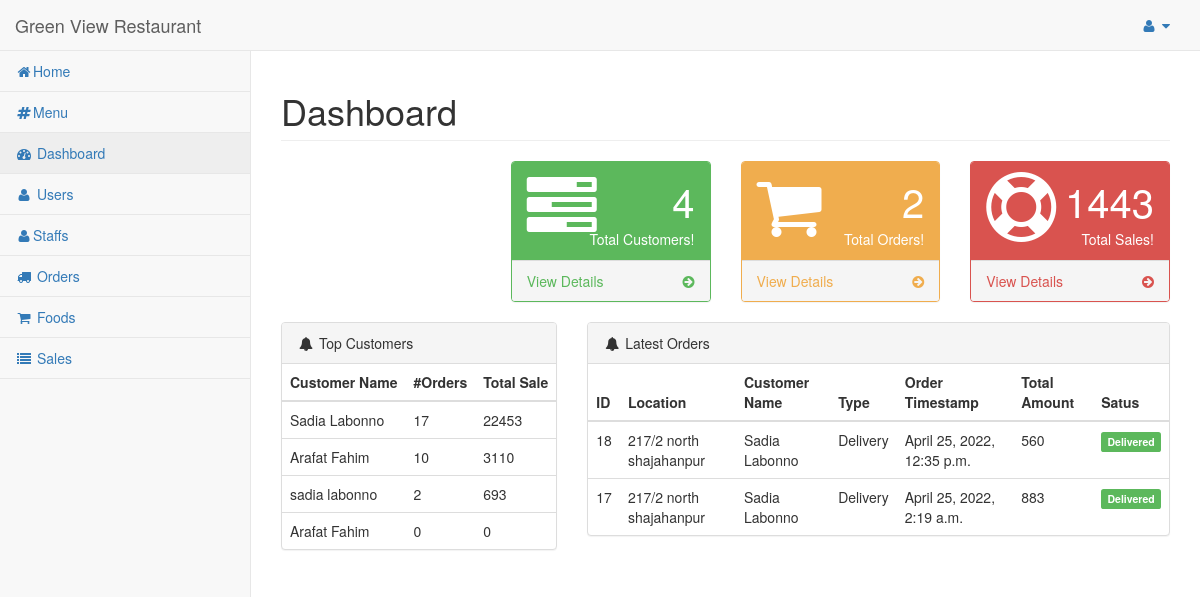
/dashboard/admin/ (signed in), run on an earlier commit of the app's database.
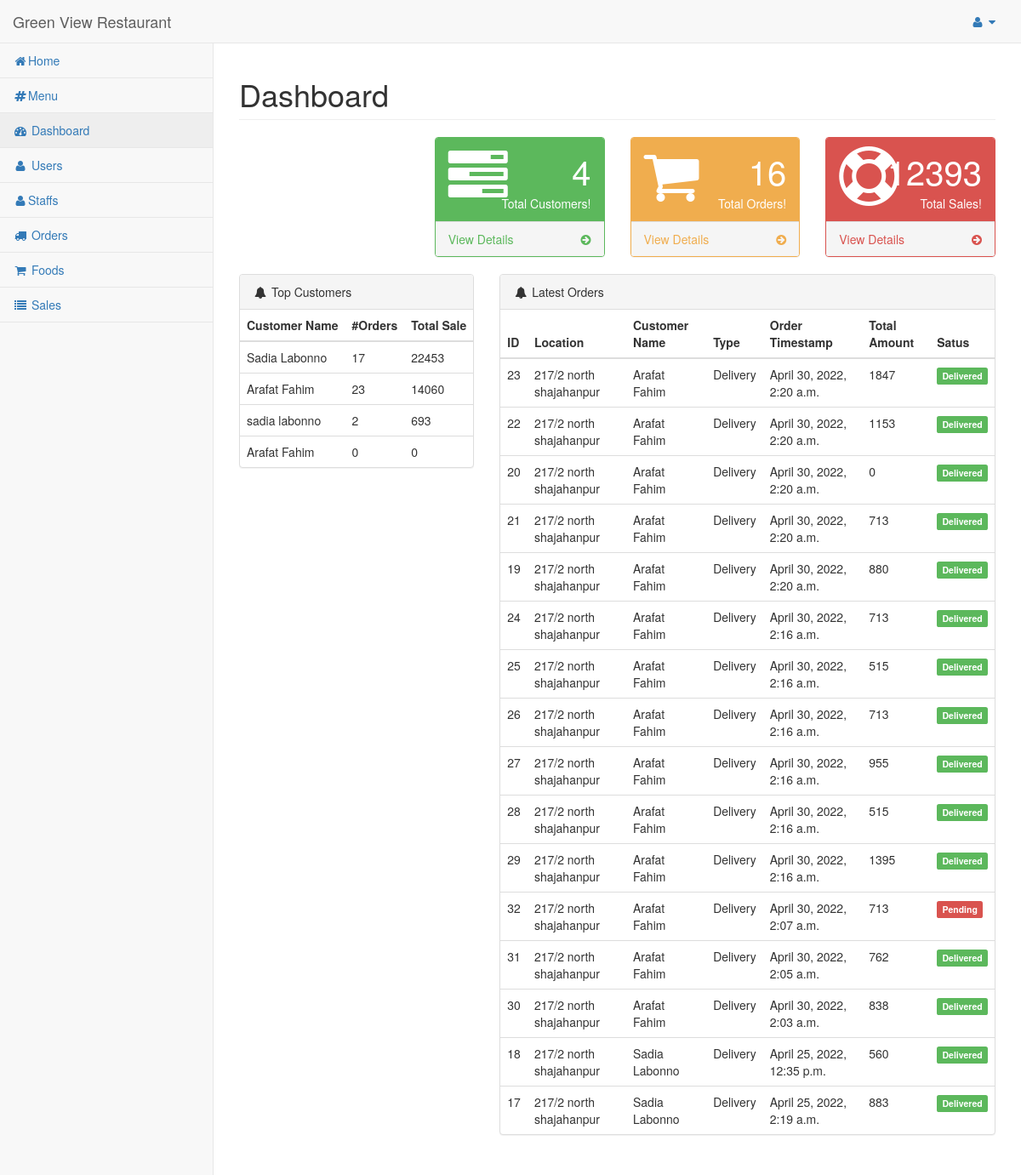
And on a later commit of the database.
### hotel/models.py (models this page shows, shortened)
class Customer(models.Model):
    pending = 'Pending'
    verified = 'Verified'
    STATUS = (
        (pending, pending),
        (verified, verified),
    )
    customer = models.ForeignKey(User, on_delete=models.CASCADE)
    address = models.TextField()
    referal_code = models.CharField(max_length=10)
    contact = models.CharField(max_length=10)
    orders = models.IntegerField(default=0)
    total_sale = models.IntegerField(default=0)
    status = models.CharField(max_length=50, choices=STATUS)

class Order(models.Model):
    pending = 'Pending'
    completed = 'Completed'
    STATUS = (
        (pending, pending),
        (completed, completed),
    )
    PAYMENT = (
        ('Cash On Delivery', 'Cash On Delivery'),
        ('Online Payment', 'Online Payment'),
    )
    pickup = 'PickUp'
    delivery = 'Delivery'
    TYPE = (
        (pickup, pickup),
        (delivery, delivery),
    )
    customer = models.ForeignKey(Customer, on_delete=models.CASCADE)
    order_timestamp = models.DateTimeField(auto_now_add=True)
    delivery_timestamp = models.DateTimeField(auto_now=True)
    order_items = models.ManyToManyField(Cart)
    food_items = models.TextField(null=True)
    food_price = models.TextField(null=True)
    payment_id = models.CharField(max_length=264, blank=True, null=True)
    payment_status = models.CharField(max_length=100, choices=STATUS)
    delivery_status = models.CharField(max_length=100, choices=STATUS)
    if_cancelled = models.BooleanField(default=False)
    cancelled_reason = models.TextField(blank=True, null=True)
    refund_request = models.BooleanField(default=False)
    total_amount = models.IntegerField(blank=True, null=True)
    payment_method = models.CharField(max_length=100, choices=PAYMENT, default='Cash On Delivery')
    payment_type = models.TextField(null=True, blank=True)
    location = models.CharField(max_length=200, blank=True, null=True)
    delivery_boy = models.ForeignKey(Staff, on_delete=models.CASCADE, null=True, blank=True)

### hotel/views.py (the view)
# urls.py: url(r'^dashboard/admin/$', views.dashboard_admin, name='dashboard_admin'),
@login_required
@staff_member_required
def dashboard_admin(request):
    comments = Comment.objects.count()
    orders = Order.objects.count()
    customers = Customer.objects.count()
    completed_orders = Order.objects.filter(payment_status="Completed")
    top_customers = Customer.objects.filter().order_by('-total_sale')
    latest_orders = Order.objects.filter().order_by('-order_timestamp')
    datas = Data.objects.filter().order_by('date')
    sales = 0
    for order in completed_orders:
        sales += order.total_amount
    context = {
        'comments': comments,
        'orders': orders,
        'customers': customers,
        'sales': sales,
        'top_customers': top_customers,
        'latest_orders': latest_orders,
        'datas': datas,
    }
    return render(request, 'admin_temp/index.html', context)

### hotel/templates/admin_temp/index.html (shortened to what this page needs)
{% load static %}
{% include "includes/base.html" %}
{% block main %}
<div id="page-wrapper">
    <div class="row">
        <div class="col-lg-12">
            <h1 class="page-header">Dashboard</h1>
        </div>
    </div>
    <div class="row">
        <div class="col-lg-3 col-md-6">
        </div>
        <div class="col-lg-3 col-md-6">
            <div class="panel panel-green">
                <div class="panel-heading">
                    <div class="row">
                        <div class="col-xs-3">
                            <i class="fa fa-tasks fa-5x"></i>
                        </div>
                        <div class="col-xs-9 text-right">
                            <div class="huge">{{customers}}</div>
                            <div>Total Customers!</div>
                        </div>
                    </div>
                </div>
                <a href="{% url 'hotel:users_admin' %}">
                    <div class="panel-footer">
                        <span class="pull-left">View Details</span>
                        <span class="pull-right">
                            <i class="fa fa-arrow-circle-right"></i>
                        </span>
                        <div class="clearfix"></div>
                    </div>
                </a>
            </div>
        </div>
        <div class="col-lg-3 col-md-6">
            <div class="panel panel-yellow">
                <div class="panel-heading">
                    <div class="row">
                        <div class="col-xs-3">
                            <i class="fa fa-shopping-cart fa-5x"></i>
                        </div>
                        <div class="col-xs-9 text-right">
                            <div class="huge">{{orders}}</div>
                            <div>Total Orders!</div>
                        </div>
                    </div>
                </div>
                <a href="{% url 'hotel:orders_admin' %}">
                    <div class="panel-footer">
                        <span class="pull-left">View Details</span>
                        <span class="pull-right">
                            <i class="fa fa-arrow-circle-right"></i>
                        </span>
                        <div class="clearfix"></div>
                    </div>
                </a>
            </div>
        </div>
        <div class="col-lg-3 col-md-6">
            <div class="panel panel-red">
                <div class="panel-heading">
                    <div class="row">
                        <div class="col-xs-3">
                            <i class="fa fa-support fa-5x"></i>
                        </div>
                        <div class="col-xs-9 text-right">
                            <div class="huge">{{sales}}</div>
                            <div>Total Sales!</div>
                        </div>
                    </div>
                </div>
                <a href="{% url 'hotel:sales_admin' %}">
                    <div class="panel-footer">
                        <span class="pull-left">View Details</span>
                        <span class="pull-right">
                            <i class="fa fa-arrow-circle-right"></i>
                        </span>
                        <div class="clearfix"></div>
                    </div>
                </a>
            </div>
        </div>
    </div>
            <div class="row">
                <div class="col-lg-4">
                    <div class="panel panel-default">
                        <div class="panel-heading">
                            <i class="fa fa-bell fa-fw"></i> Top Customers
                        </div>
                        <table class="table">
                          <thead>
                            <tr>
                              <th scope="col">Customer Name</th>
                              <th scope="col">#Orders</th>
                              <th scope="col">Total Sale</th>
                            </tr>
                          </thead>
                          <tbody>
                            {% for customer in top_customers %}
                            <tr>
                              <td>{{customer.customer.first_name}} {{customer.customer.last_name}}</td>
                              <td>{{customer.orders}}</td>
                              <td>{{customer.total_sale}}</td>
                            </tr>
                            {% endfor %}
                          </tbody>
                        </table>
                    </div>
                </div>
                <div class="col-lg-8">
                    <div class="panel panel-default">
                        <div class="panel-heading">
                            <i class="fa fa-bell fa-fw"></i> Latest Orders
                        </div>
                        <table class="table">
                          <thead>
                            <tr>
                              <th scope="col">ID</th>
                              <th scope="col">Location</th>
                              <th scope="col">Customer Name</th>
                              <th scope="col">Type</th>
                              <th scope="col">Order Timestamp</th>
                              <th scope="col">Total Amount</th>
                              <th scope="col">Satus</th>
                            </tr>
                          </thead>
                          <tbody>
                            {% for order in latest_orders %}
                            <tr>
                              <td>{{order.id}}</td>
                              <td>{{order.location}}</td>
                              <td>{{order.customer.customer.first_name}} {{order.customer.customer.last_name}}</td>
                              <td>Delivery</td>
                              <td>{{order.order_timestamp}}</td>
                              <td>{{order.total_amount}}</td>
                              <td>
                                  {% if order.delivery_status == "Completed" %}
                                    <span class="label label-success">Delivered</span>
                                  {% elif order.delivery_status == "Processing" %}
                                    <span class="label label-warning">Processing</span>
                                  {% else %}
                                    <span class="label label-danger">Pending</span>
                                  {% endif %}
                              </td>
                            </tr>
                            {% endfor %}
                          </tbody>
                        </table>
                    </div>
                </div>
            </div>
           <div id="chart_div" style="width: 100%; height: 500px;"></div>
        </div>
{% endblock %}
{% include "includes/scripts.html" %}

### hotel/templates/includes/base.html (shortened to what this page needs)
{% load static %}
<!DOCTYPE html>
<html lang="en">
<head>
    <link href="{% static 'vendor/bootstrap/css/bootstrap.min.css' %}" rel="stylesheet">
    <link href="{% static 'vendor/metisMenu/metisMenu.min.css'%}" rel="stylesheet">
    <link href="{% static 'dist/css/sb-admin-2.css'%}" rel="stylesheet">
    <link href="{% static 'vendor/morrisjs/morris.css'%}" rel="stylesheet">
    <link href="{% static 'vendor/font-awesome/css/font-awesome.min.css'%}" rel="stylesheet" type="text/css">
</head>
<body>
    <div id="wrapper">
    <nav class="navbar navbar-default navbar-static-top" role="navigation" style="margin-bottom: 0">
        <div class="navbar-header">
            <a class="navbar-brand" href="{% url 'hotel:index' %}">Green View Restaurant</a>
        </div>
        <ul class="nav navbar-top-links navbar-right">
            <li class="dropdown">
                <a class="dropdown-toggle" data-toggle="dropdown" href="#">
                    <i class="fa fa-user fa-fw"></i>
                    <i class="fa fa-caret-down"></i>
                </a>
            </li>
        </ul>
        <div class="navbar-default sidebar" role="navigation">
            <div class="sidebar-nav navbar-collapse">
                <ul class="nav" id="side-menu">
                    <li>
                        <a href="{% url 'hotel:index' %}">
                            <i class="fa fa-home fa-fw"></i>Home</a>
                    </li>
                    <li>
                        <a href="{% url 'hotel:menu' %}">
                            <i class="fa fa-hashtag fa-fw"></i>Menu</a>
                    </li>
                    <li>
                        <a href="{% url 'hotel:dashboard_admin' %}">
                            <i class="fa fa-dashboard fa-fw"></i> Dashboard</a>
                    </li>
                    <li>
                        <a href="{% url 'hotel:users_admin' %}">
                            <i class="fa fa-user fa-fw"></i> Users</a>
                    </li>
                    <li>
                        <a href="{% url 'hotel:staff_admin' %}">
                            <i class="fa fa-user fa-fw"></i>Staffs</a>
                    </li>
                    <li>
                        <a href="{% url 'hotel:orders_admin' %}">
                            <i class="fa fa-truck fa-fw"></i> Orders</a>
                    </li>
                    <li>
                        <a href="{% url 'hotel:foods_admin' %}">
                            <i class="fa fa-shopping-cart fa-fw"></i> Foods</a>
                    </li>
                    <li>
                           <a href="{% url 'hotel:sales_admin' %}">
                           <i class="fa fa-list fa-fw"></i> Sales</a>
                    </li>
                </ul>
            </div>
        </div>
    </nav>
    </div>
</body>
</html>

### hotel/templates/includes/scripts.html (shortened to what this page needs)
{% load static %}
</body>
</html>

What changed in the data, as far as the page shows it:
changed Customer (number 2 of 4 on the later page): orders "10" → "23"; total_sale "3110" → "14060"
added Order: id "23", location "217/2 north shajahanpur", customer.customer.first_name "Arafat", customer.customer.last_name "Fahim", order_timestamp "April 30, 2022, 2:20 a.m.", total_amount "1847", delivery_status "Delivered"
added Order: id "22", location "217/2 north shajahanpur", customer.customer.first_name "Arafat", customer.customer.last_name "Fahim", order_timestamp "April 30, 2022, 2:20 a.m.", total_amount "1153", delivery_status "Delivered"
added Order: id "20", location "217/2 north shajahanpur", customer.customer.first_name "Arafat", customer.customer.last_name "Fahim", order_timestamp "April 30, 2022, 2:20 a.m.", total_amount "0", delivery_status "Delivered"
added Order: id "21", location "217/2 north shajahanpur", customer.customer.first_name "Arafat", customer.customer.last_name "Fahim", order_timestamp "April 30, 2022, 2:20 a.m.", total_amount "713", delivery_status "Delivered"
added Order: id "19", location "217/2 north shajahanpur", customer.customer.first_name "Arafat", customer.customer.last_name "Fahim", order_timestamp "April 30, 2022, 2:20 a.m.", total_amount "880", delivery_status "Delivered"
added Order: id "24", location "217/2 north shajahanpur", customer.customer.first_name "Arafat", customer.customer.last_name "Fahim", order_timestamp "April 30, 2022, 2:16 a.m.", total_amount "713", delivery_status "Delivered"
added Order: id "25", location "217/2 north shajahanpur", customer.customer.first_name "Arafat", customer.customer.last_name "Fahim", order_timestamp "April 30, 2022, 2:16 a.m.", total_amount "515", delivery_status "Delivered"
added Order: id "26", location "217/2 north shajahanpur", customer.customer.first_name "Arafat", customer.customer.last_name "Fahim", order_timestamp "April 30, 2022, 2:16 a.m.", total_amount "713", delivery_status "Delivered"
added Order: id "27", location "217/2 north shajahanpur", customer.customer.first_name "Arafat", customer.customer.last_name "Fahim", order_timestamp "April 30, 2022, 2:16 a.m.", total_amount "955", delivery_status "Delivered"
added Order: id "28", location "217/2 north shajahanpur", customer.customer.first_name "Arafat", customer.customer.last_name "Fahim", order_timestamp "April 30, 2022, 2:16 a.m.", total_amount "515", delivery_status "Delivered"
added Order: id "29", location "217/2 north shajahanpur", customer.customer.first_name "Arafat", customer.customer.last_name "Fahim", order_timestamp "April 30, 2022, 2:16 a.m.", total_amount "1395", delivery_status "Delivered"
added Order: id "32", location "217/2 north shajahanpur", customer.customer.first_name "Arafat", customer.customer.last_name "Fahim", order_timestamp "April 30, 2022, 2:07 a.m.", total_amount "713", delivery_status "Pending"
added Order: id "31", location "217/2 north shajahanpur", customer.customer.first_name "Arafat", customer.customer.last_name "Fahim", order_timestamp "April 30, 2022, 2:05 a.m.", total_amount "762", delivery_status "Delivered"
added Order: id "30", location "217/2 north shajahanpur", customer.customer.first_name "Arafat", customer.customer.last_name "Fahim", order_timestamp "April 30, 2022, 2:03 a.m.", total_amount "838", delivery_status "Delivered"
Also different on the page:
{{ orders }}: "2" → "16"
{{ sales }}: "1443" → "12393"
